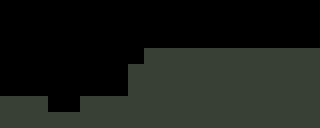

Below is a game level as drawn by its tile map, then a one-line description and the .tmx that defines it (tile-layer data replaced by summaries):
An orthogonal 20x8 tile map with 16x16 px tiles, 1 tile layer (background), 3 tilesets and 2 objects (Hero, Kitten).

<map version="1.0" orientation="orthogonal" width="20" height="8" tilewidth="16" tileheight="16">
 <tileset firstgid="1" name="test" tilewidth="16" tileheight="16">
  <image source="test.png" width="64" height="128" />
 </tileset>
 <tileset firstgid="33" name="hero_idle" tilewidth="16" tileheight="32">
  <image source="hero_idle.png" width="16" height="32" />
 </tileset>
 <tileset firstgid="34" name="kitten" tilewidth="16" tileheight="16">
  <image source="kitten.png" width="16" height="16" />
 </tileset>
 <layer name="background" width="20" height="8">
  <data>[160 cells, 73 non-empty, 1 distinct tile ids]</data>
 </layer>
 <objectgroup name="objects" width="20" height="8">
  <object name="hero" type="Hero" gid="33" x="16" y="96" />
  <object name="kitten" type="Kitten" gid="34" x="96" y="96" />
 </objectgroup>
</map>
